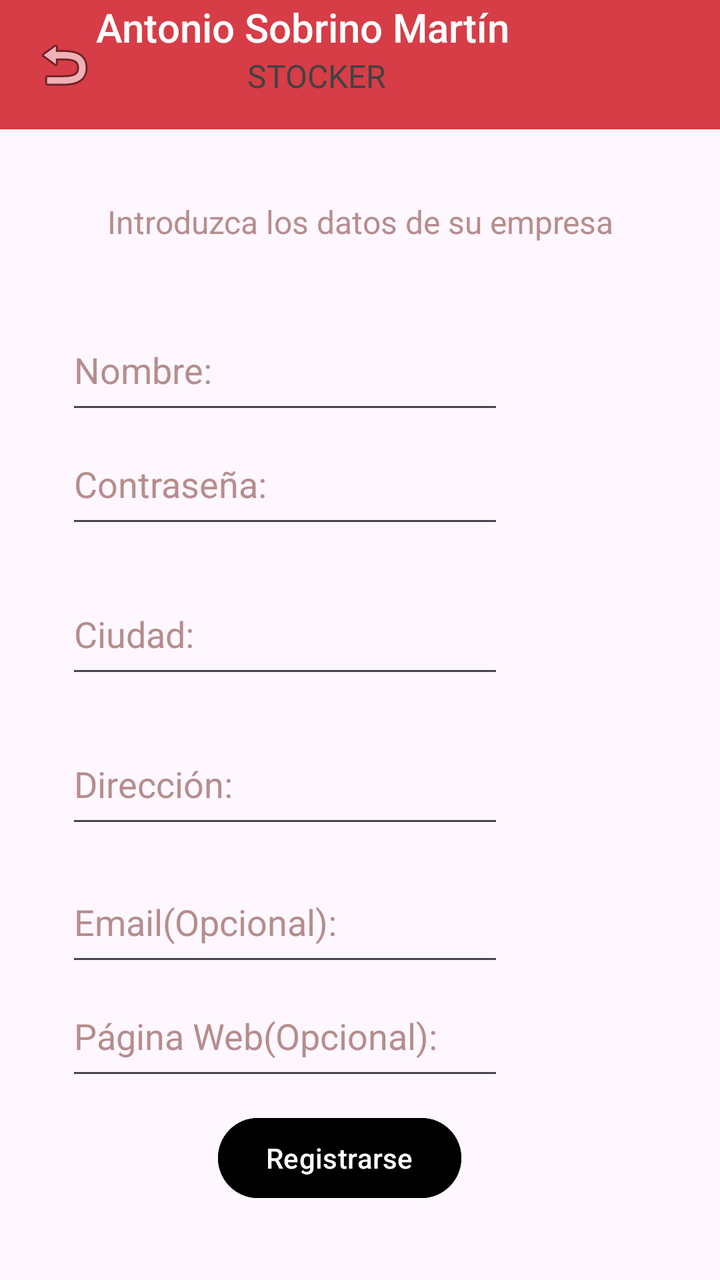
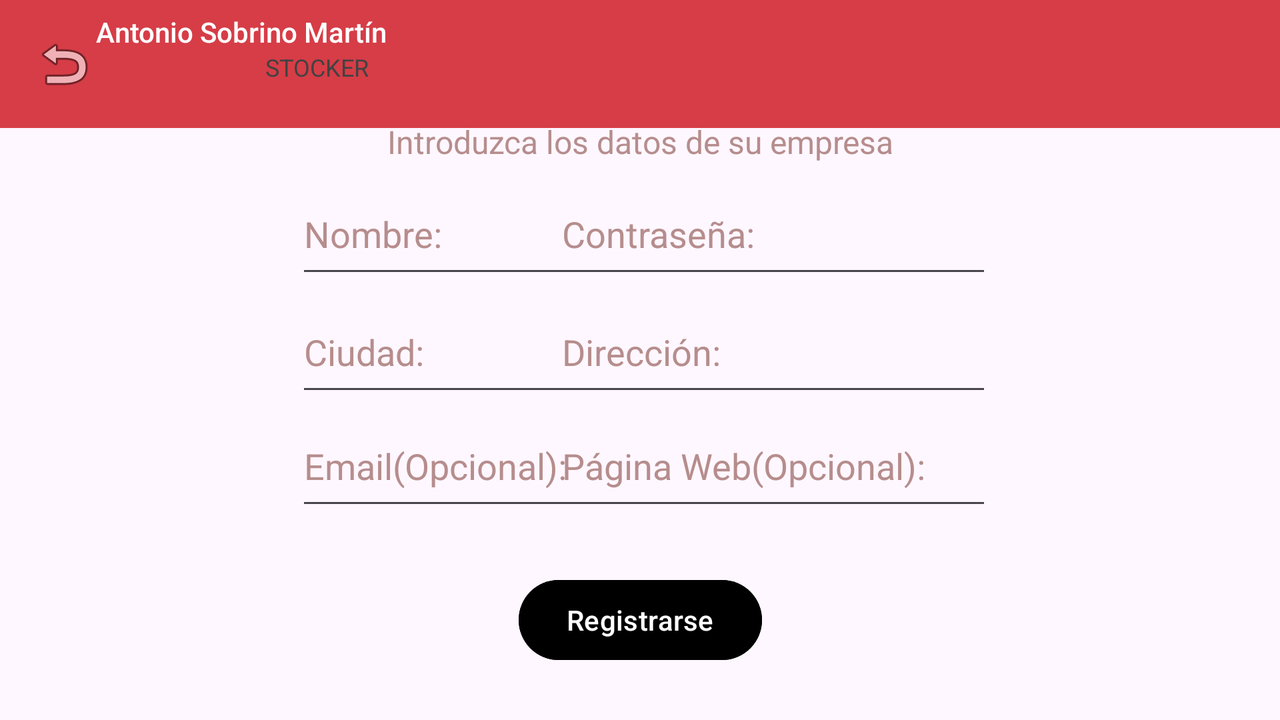

Compare how this app lays out the same screen by default and in its alternative resource folder. The renders come first, then the two layout files and the values they reference.
<!-- AndroidManifest.xml: application theme Theme.Stocker2 -->
<!-- res/layout/layout_registro.xml -->
<?xml version="1.0" encoding="utf-8"?>
<androidx.constraintlayout.widget.ConstraintLayout xmlns:android="http://schemas.android.com/apk/res/android"
    xmlns:app="http://schemas.android.com/apk/res-auto"
    xmlns:tools="http://schemas.android.com/tools"
    android:layout_width="match_parent"
    android:layout_height="match_parent">

    <include
        android:id="@+id/appbar"
        layout="@layout/toolbar"
        app:layout_constraintEnd_toEndOf="parent"
        app:layout_constraintStart_toStartOf="parent"
        app:layout_constraintTop_toTopOf="parent" />


    <EditText
        android:id="@+id/ETPWBEmp"
        android:layout_width="219dp"
        android:layout_height="57dp"
        android:layout_marginStart="84dp"
        android:layout_marginEnd="108dp"
        android:ems="10"
        android:hint="@string/Web"
        android:inputType="text"
        android:textColor="#B68D8D"
        android:textColorHint="#B68D8D"
        app:layout_constraintEnd_toEndOf="parent"
        app:layout_constraintHorizontal_bias="1.0"
        app:layout_constraintStart_toStartOf="parent"
        app:layout_constraintTop_toBottomOf="@+id/ETTLF" />

    <EditText
        android:id="@+id/ETTLF"
        android:layout_width="219dp"
        android:layout_height="57dp"
        android:layout_marginStart="84dp"
        android:layout_marginTop="12dp"
        android:layout_marginEnd="108dp"
        android:ems="10"
        android:hint="@string/correo_electr_nico"
        android:inputType="text"
        android:textColor="#B68D8D"
        android:textColorHint="#B68D8D"
        app:layout_constraintEnd_toEndOf="parent"
        app:layout_constraintHorizontal_bias="1.0"
        app:layout_constraintStart_toStartOf="parent"
        app:layout_constraintTop_toBottomOf="@+id/ETDir" />

    <EditText
        android:id="@+id/ETID"
        android:layout_width="219dp"
        android:layout_height="57dp"
        android:layout_marginStart="84dp"
        android:layout_marginEnd="108dp"
        android:ems="10"
        android:hint="@string/txtCont"
        android:inputType="textPassword"
        android:textColor="#B68D8D"
        android:textColorHint="#B68D8D"
        app:layout_constraintEnd_toEndOf="parent"
        app:layout_constraintHorizontal_bias="1.0"
        app:layout_constraintStart_toStartOf="parent"
        app:layout_constraintTop_toBottomOf="@+id/ETNomEmpr" />

    <EditText
        android:id="@+id/ETCiuEmpr"
        android:layout_width="219dp"
        android:layout_height="57dp"
        android:layout_marginStart="84dp"
        android:layout_marginTop="18dp"
        android:layout_marginEnd="108dp"
        android:ems="10"
        android:hint="@string/txtLoc"
        android:inputType="text"
        android:textColor="#B68D8D"
        android:textColorHint="#B68D8D"
        app:layout_constraintEnd_toEndOf="parent"
        app:layout_constraintHorizontal_bias="1.0"
        app:layout_constraintStart_toStartOf="parent"
        app:layout_constraintTop_toBottomOf="@+id/ETID" />

    <EditText
        android:id="@+id/ETNomEmpr"
        android:layout_width="219dp"
        android:layout_height="57dp"
        android:layout_marginStart="84dp"
        android:layout_marginTop="28dp"
        android:layout_marginEnd="108dp"
        android:ems="10"
        android:hint="@string/txtNomb"
        android:inputType="text"
        android:textColor="#B68D8D"
        android:textColorHint="#B68D8D"
        app:layout_constraintEnd_toEndOf="parent"
        app:layout_constraintHorizontal_bias="1.0"
        app:layout_constraintStart_toStartOf="parent"
        app:layout_constraintTop_toBottomOf="@+id/lbIntDat" />

    <TextView
        android:id="@+id/lbIntDat"
        android:layout_width="307dp"
        android:layout_height="27dp"

        android:layout_marginTop="100dp"
        android:layout_marginBottom="11dp"
        android:text="@string/LbIntReg"
        android:textAlignment="center"
        android:textColor="#B68D8D"
        android:textSize="16sp"
        app:layout_constraintBottom_toTopOf="@+id/ETNomEmpr"
        app:layout_constraintEnd_toEndOf="parent"
        app:layout_constraintStart_toStartOf="parent"
        app:layout_constraintTop_toTopOf="parent"
        app:layout_constraintVertical_bias="0.84" />

    <Button
        android:id="@+id/btnRegReg"
        android:layout_width="wrap_content"
        android:layout_height="wrap_content"
        android:layout_marginTop="10dp"
        android:backgroundTint="#000000"
        android:text="@string/btnRegEmp"
        app:layout_constraintEnd_toEndOf="parent"
        app:layout_constraintHorizontal_bias="0.457"
        app:layout_constraintStart_toStartOf="parent"
        app:layout_constraintTop_toBottomOf="@+id/ETPWBEmp" />

    <EditText
        android:id="@+id/ETDir"
        android:layout_width="219dp"
        android:layout_height="57dp"
        android:layout_marginStart="84dp"
        android:layout_marginTop="18dp"
        android:layout_marginEnd="108dp"
        android:ems="10"
        android:hint="@string/direcci_n"
        android:inputType="text"
        android:textColor="#B68D8D"
        android:textColorHint="#B68D8D"
        app:layout_constraintEnd_toEndOf="parent"
        app:layout_constraintHorizontal_bias="1.0"
        app:layout_constraintStart_toStartOf="parent"
        app:layout_constraintTop_toBottomOf="@+id/ETCiuEmpr" />

</androidx.constraintlayout.widget.ConstraintLayout>
<!-- res/layout/toolbar.xml (included above) -->
<?xml version="1.0" encoding="utf-8"?>
<androidx.appcompat.widget.Toolbar xmlns:android="http://schemas.android.com/apk/res/android"
    xmlns:app="http://schemas.android.com/apk/res-auto"
    xmlns:tools="http://schemas.android.com/tools"
    android:id="@+id/toolb"
    android:layout_width="match_parent"
    android:layout_height="wrap_content"
    android:background="#3E3640"
    android:backgroundTint="#980707"
    android:backgroundTintMode="add"
    android:minHeight="?attr/actionBarSize"
    android:theme="?attr/actionBarTheme"
    app:layout_constraintEnd_toEndOf="parent"
    app:layout_constraintStart_toStartOf="parent"
    app:layout_constraintTop_toTopOf="parent">

    <ImageView
        android:id="@+id/btn_atras"
        android:layout_width="wrap_content"
        android:layout_height="wrap_content"
        app:srcCompat="@android:drawable/ic_menu_revert" />

    <LinearLayout
        android:layout_width="wrap_content"
        android:layout_height="wrap_content"
        android:orientation="vertical"
        android:paddingBottom="16dp"
        app:layout_constraintBottom_toBottomOf="parent"
        app:layout_constraintEnd_toEndOf="parent"
        app:layout_constraintStart_toStartOf="parent"
        app:layout_constraintTop_toTopOf="parent"
        app:layout_constraintVertical_bias="0.0">

        <TextView
            android:id="@+id/textView2"
            style="@style/TextAppearance.AppCompat.Widget.ActionBar.Title"
            android:layout_width="match_parent"
            android:layout_height="wrap_content"
            android:text="@string/MiNombre"
            android:textColor="@color/white" />

        <TextView
            android:id="@+id/textView3"
            style="@style/TextAppearance.AppCompat.Widget.ActionBar.Subtitle"
            android:layout_width="221dp"
            android:layout_height="wrap_content"
            android:text="@string/appname"
            android:textAlignment="center"
            android:textColor="@color/cardview_dark_background" />
    </LinearLayout>

</androidx.appcompat.widget.Toolbar>
<!-- resources referenced by this layout -->
<resources>
  <color name="white">#FFFFFFFF</color>
  <string name="LbIntReg">Introduzca los datos de su empresa</string>
  <string name="MiNombre">Antonio Sobrino Martín</string>
  <string name="Web">Página Web(Opcional):</string>
  <string name="appname">STOCKER</string>
  <string name="btnRegEmp">Registrarse</string>
  <string name="correo_electr_nico">Email(Opcional):</string>
  <string name="direcci_n">Dirección:</string>
  <string name="txtCont">Contraseña:</string>
  <string name="txtLoc">Ciudad:</string>
  <string name="txtNomb">Nombre:</string>
  <style name="Theme.Stocker2" parent="Base.Theme.Stocker2" />
  <style name="Base.Theme.Stocker2" parent="Theme.Material3.DayNight.NoActionBar">
  
      </style>
</resources>
<!-- res/layout-land/layout_registro.xml (the repository's variant of the layout above) -->
<!-- drawn on the phone turned sideways -->
<?xml version="1.0" encoding="utf-8"?>
<androidx.constraintlayout.widget.ConstraintLayout xmlns:android="http://schemas.android.com/apk/res/android"
    xmlns:app="http://schemas.android.com/apk/res-auto"
    xmlns:tools="http://schemas.android.com/tools"
    android:layout_width="match_parent"
    android:layout_height="match_parent">


    <include
        android:id="@+id/appbar"
        layout="@layout/toolbar"
        app:layout_constraintEnd_toEndOf="parent"
        app:layout_constraintHorizontal_bias="0.0"
        app:layout_constraintStart_toStartOf="parent"
        app:layout_constraintTop_toTopOf="parent" />

    <EditText
        android:id="@+id/ETPWBEmp"
        android:layout_width="219dp"
        android:layout_height="57dp"
        android:layout_marginEnd="144dp"
        android:ems="10"
        android:hint="@string/Web"
        android:inputType="text"
        android:textColor="#B68D8D"
        android:textColorHint="#B68D8D"
        app:layout_constraintEnd_toEndOf="parent"
        app:layout_constraintTop_toBottomOf="@+id/ETDir" />

    <EditText
        android:id="@+id/ETTLF"
        android:layout_width="219dp"
        android:layout_height="57dp"
        android:layout_marginStart="148dp"
        android:ems="10"
        android:hint="@string/correo_electr_nico"
        android:inputType="text"
        android:textColor="#B68D8D"
        android:textColorHint="#B68D8D"
        app:layout_constraintStart_toStartOf="parent"
        app:layout_constraintTop_toBottomOf="@+id/ETCiuEmpr" />

    <EditText
        android:id="@+id/ETID"
        android:layout_width="219dp"
        android:layout_height="57dp"
        android:layout_marginEnd="144dp"
        android:ems="10"
        android:hint="@string/txtCont"
        android:inputType="textPassword"
        android:textColor="#B68D8D"
        android:textColorHint="#B68D8D"
        app:layout_constraintEnd_toEndOf="parent"
        app:layout_constraintTop_toBottomOf="@+id/lbIntDat" />

    <EditText
        android:id="@+id/ETCiuEmpr"
        android:layout_width="219dp"
        android:layout_height="57dp"
        android:layout_marginStart="148dp"
        android:layout_marginTop="2dp"
        android:ems="10"
        android:hint="@string/txtLoc"
        android:inputType="text"
        android:textColor="#B68D8D"
        android:textColorHint="#B68D8D"
        app:layout_constraintStart_toStartOf="@+id/appbar"
        app:layout_constraintTop_toBottomOf="@+id/ETNomEmpr" />

    <EditText
        android:id="@+id/ETNomEmpr"
        android:layout_width="219dp"
        android:layout_height="57dp"
        android:layout_marginStart="148dp"
        android:ems="10"
        android:hint="@string/txtNomb"
        android:inputType="text"
        android:textColor="#B68D8D"
        android:textColorHint="#B68D8D"
        app:layout_constraintStart_toStartOf="parent"
        app:layout_constraintTop_toBottomOf="@+id/lbIntDat" />

    <TextView
        android:id="@+id/lbIntDat"
        android:layout_width="307dp"
        android:layout_height="27dp"

        android:layout_marginTop="60dp"
        android:text="@string/LbIntReg"
        android:textAlignment="center"
        android:textColor="#B68D8D"
        android:textSize="16sp"
        app:layout_constraintEnd_toEndOf="parent"
        app:layout_constraintStart_toStartOf="parent"
        app:layout_constraintTop_toTopOf="@+id/appbar" />

    <Button
        android:id="@+id/btnRegReg"
        android:layout_width="wrap_content"
        android:layout_height="wrap_content"
        android:layout_marginTop="26dp"
        android:backgroundTint="#000000"
        android:text="@string/btnRegEmp"
        app:layout_constraintEnd_toEndOf="parent"
        app:layout_constraintStart_toStartOf="parent"
        app:layout_constraintTop_toBottomOf="@+id/ETPWBEmp" />

    <EditText
        android:id="@+id/ETDir"
        android:layout_width="219dp"
        android:layout_height="57dp"
        android:layout_marginTop="2dp"
        android:layout_marginEnd="144dp"
        android:ems="10"
        android:hint="@string/direcci_n"
        android:inputType="text"
        android:textColor="#B68D8D"
        android:textColorHint="#B68D8D"
        app:layout_constraintEnd_toEndOf="@+id/appbar"
        app:layout_constraintTop_toBottomOf="@+id/ETID" />

</androidx.constraintlayout.widget.ConstraintLayout>
